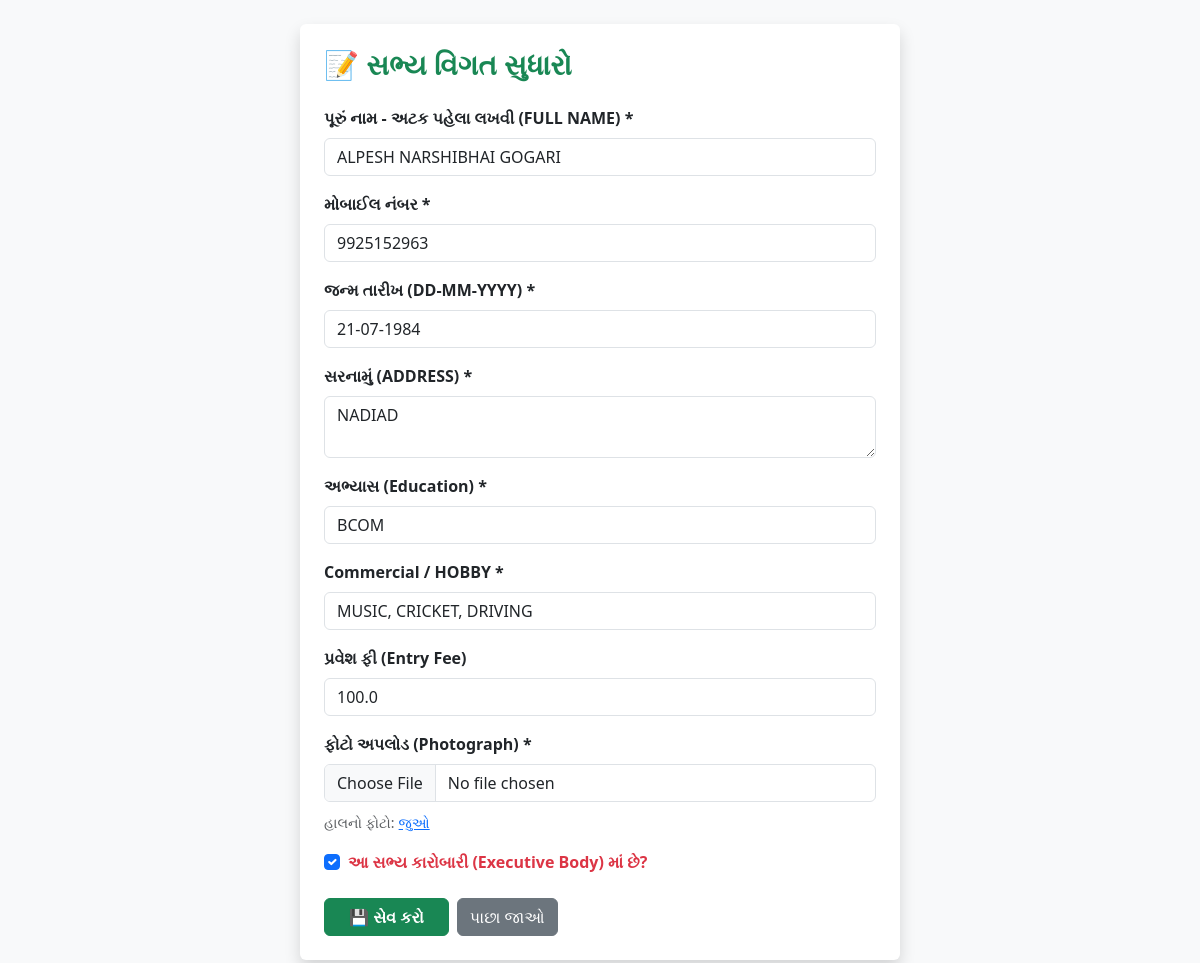
Page /yuvak/edit/2 (signed in) on the committed database.
### tables this page shows
CREATE TABLE yuvak_mandal (
        id INTEGER PRIMARY KEY AUTOINCREMENT, 
        name TEXT, 
        birth_date TEXT, 
        mobile TEXT, 
        address TEXT, 
        education TEXT, 
        hobby TEXT, 
        entry_fee REAL DEFAULT 0.0, 
        photo_path TEXT, 
        is_executive INTEGER DEFAULT 0
    );

### app.py (the view, shortened to what this page needs)
@app.route("/yuvak/edit/<int:y_id>", methods=["GET", "POST"])
def edit_yuvak(y_id):
    if not session.get("logged_in"):
        return redirect("/login")
    conn = sqlite3.connect("samaj.db")
    cursor = conn.cursor()
    cursor.execute("""
        SELECT id, name, birth_date, mobile, address, education, hobby, entry_fee, is_executive, photo_path
        FROM yuvak_mandal
        WHERE id=?
    """, (y_id,))
    y = cursor.fetchone()
    conn.close()
    yuvak = (y[0], y[1], format_date_to_indian(y[2]), y[3], y[4], y[5], y[6], y[7], y[8], y[9])
    return render_template("yuvak_add.html", yuvak=yuvak)

### app.py (called while the page is built)
def format_date_to_indian(date_str):
    if not date_str:
        return ""
    for fmt in ("%Y-%m-%d", "%d-%m-%Y"):
        try:
            return datetime.strptime(date_str.strip(), fmt).strftime("%d-%m-%Y")
        except ValueError:
            continue
    return date_str

### templates/yuvak_add.html (shortened to what this page needs)
<!DOCTYPE html>
<html lang="gu">
<head>
    <link rel="stylesheet" href="https://cdn.jsdelivr.net/npm/bootstrap@5.3.0/dist/css/bootstrap.min.css">
</head>
<body class="bg-light p-4">
<div class="container bg-white p-4 rounded shadow" style="max-width: 600px;">
    <h3 class="text-success fw-bold mb-4">
        {% if yuvak %}📝 સભ્ય વિગત સુધારો{% else %}➕ નવો યુવક સભ્ય ઉમેરો{% endif %}
    </h3>
    <form method="POST" enctype="multipart/form-data">
        <div class="mb-3">
            <label class="form-label fw-bold">પૂરું નામ - અટક પહેલા લખવી (FULL NAME) *</label>
            <input type="text" name="name" class="form-control" value="{% if yuvak %}{{ yuvak[1] }}{% endif %}" required>
        </div>
        <div class="mb-3">
            <label class="form-label fw-bold">મોબાઈલ નંબર *</label>
            <input type="tel" name="mobile" class="form-control" value="{% if yuvak %}{{ yuvak[3] }}{% endif %}" required>
        </div>
        <div class="mb-3">
            <label class="form-label fw-bold">જન્મ તારીખ (DD-MM-YYYY) *</label>
            <input type="text" name="birth_date" class="form-control" placeholder="DD-MM-YYYY" value="{% if yuvak %}{{ yuvak[2] }}{% endif %}" required>
        </div>
        <div class="mb-3">
            <label class="form-label fw-bold">સરનામું (ADDRESS) *</label>
            <textarea name="address" class="form-control" rows="2" required>{% if yuvak %}{{ yuvak[4] }}{% endif %}</textarea>
        </div>
        <div class="mb-3">
            <label class="form-label fw-bold">અભ્યાસ (Education) *</label>
            <input type="text" name="education" class="form-control" value="{% if yuvak %}{{ yuvak[5] }}{% endif %}" required>
        </div>
        <div class="mb-3">
            <label class="form-label fw-bold">Commercial / HOBBY *</label>
            <input type="text" name="hobby" class="form-control" value="{% if yuvak %}{{ yuvak[6] }}{% endif %}" required>
        </div>
        <div class="mb-3">
            <label class="form-label fw-bold">પ્રવેશ ફી (Entry Fee)</label>
            <input type="number" name="entry_fee" class="form-control" value="{% if yuvak %}{{ yuvak[7] }}{% else %}0{% endif %}">
        </div>
        <div class="mb-3">
            <label class="form-label fw-bold">ફોટો અપલોડ (Photograph) *</label>
            <input type="file" name="photo" class="form-control" accept="image/*" {% if not yuvak %}required{% endif %}>
            {% if yuvak and yuvak[9] %}
                <div class="mt-2">
                    <span class="small text-muted">હાલનો ફોટો:</span> <a href="{{ yuvak[9] }}" target="_blank" class="small">જુઓ</a>
                </div>
            {% endif %}
        </div>
        <div class="mb-4 form-check">
            <input type="checkbox" name="is_executive" class="form-check-input" id="is_exec" {% if yuvak and yuvak[8] == 1 %}checked{% endif %}>
            <label class="form-check-label fw-bold text-danger" for="is_exec">આ સભ્ય કારોબારી (Executive Body) માં છે?</label>
        </div>
        <div class="d-flex gap-2">
            <button type="submit" class="btn btn-success fw-bold px-4">💾 સેવ કરો</button>
            <a href="/yuvak" class="btn btn-secondary">પાછા જાઓ</a>
        </div>
    </form>
</div>
</body>
</html>

### rows in the picture
yuvak_mandal: name "ALPESH NARSHIBHAI GOGARI", mobile "9925152963", birth_date "21-07-1984", address "NADIAD", education "BCOM", hobby "MUSIC, CRICKET, DRIVING", entry_fee "100.0", is_executive "☑"
